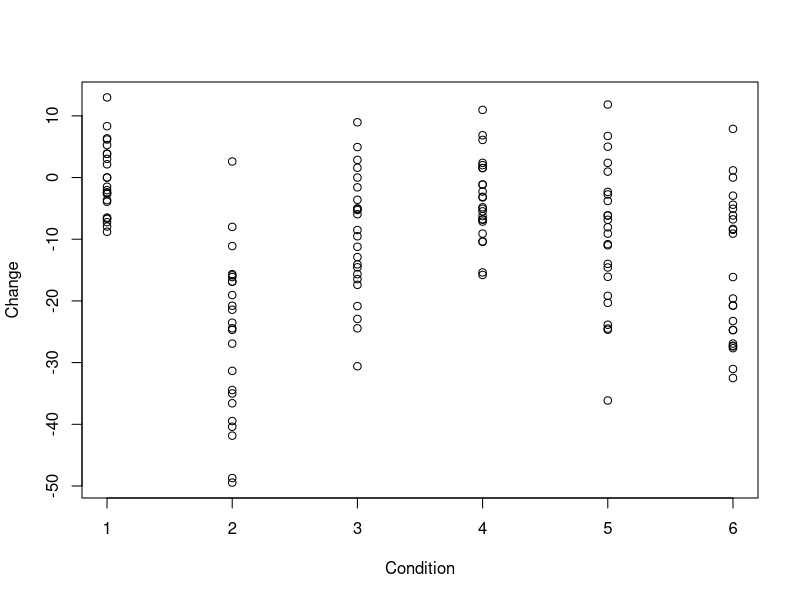
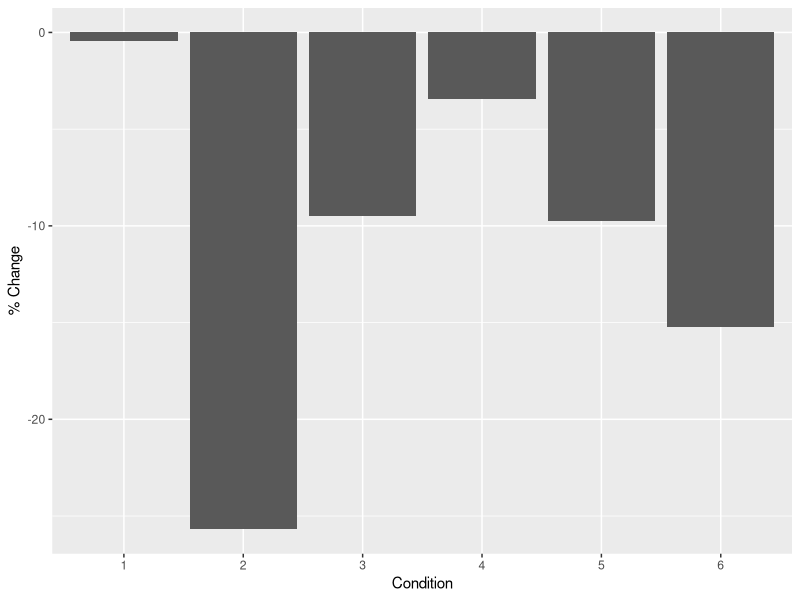
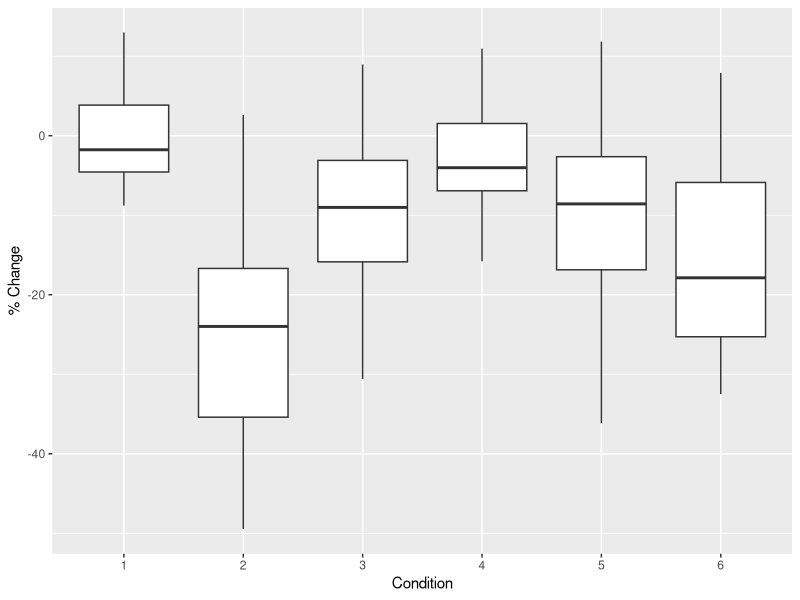

These figures' R source, in order:
library(tidyverse)
library(readr)

read_csv("Feb4data.csv")

Feb4data <- read_csv("Feb4data.csv") 
  

MeansFeb4<- Feb4data%>%group_by(Condition)%>% 
  summarise(Change=mean(Change))

SDFeb4<-Feb4data%>%group_by(Condition)%>%
  summarise(Change=sd(Change))

x<-Feb4data$Condition
y<-Feb4data$Change

plot.default(Feb4data)

Feb4data%>%group_by(Condition)

library(ggplot2)

Bar1<-ggplot(data = MeansFeb4, aes(x= as.factor(Condition), y=Change)) + 
     geom_bar(stat="identity") +
  xlab("Condition") + 
  ylab("% Change")

print(Bar1)


box1 <- ggplot(data = Feb4data, aes(x=as.factor(Condition), y=Change), fill = as.factor(Condition)) + 
  geom_boxplot() + 
  xlab("Condition") +
  ylab("% Change")

print(box1)
